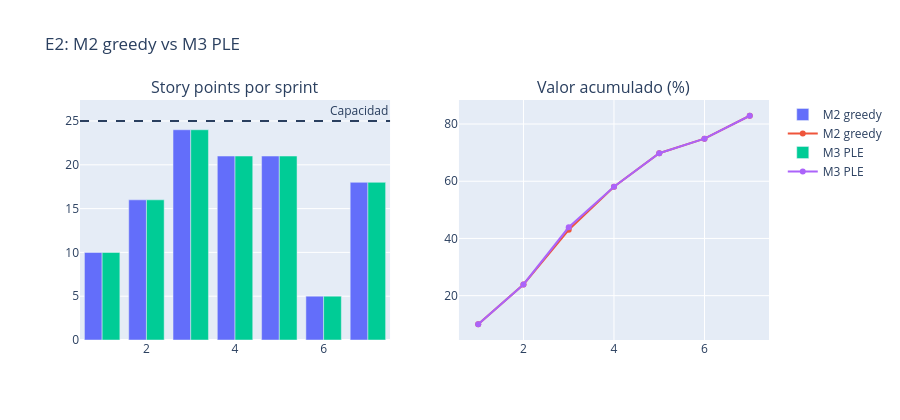

Notebook cell for this chart:
### Markdown cell above
## 6. Capacidad por sprint y valor acumulado

### Code cell
import plotly.graph_objects as go
from plotly.subplots import make_subplots

ESCENARIO_VER = "E2"
planes, H, n = PLANES[ESCENARIO_VER]
fig = make_subplots(rows=1, cols=2, subplot_titles=("Story points por sprint", "Valor acumulado (%)"))
for m, pl in planes.items():
    carga = mp.carga_por_sprint(H, pl, n)
    curva = mp.curva_valor(H, pl, n)
    fig.add_bar(x=list(carga), y=list(carga.values()), name=m, row=1, col=1)
    fig.add_scatter(x=list(curva), y=list(curva.values()), mode="lines+markers", name=m, row=1, col=2)
fig.add_hline(y=VELOCIDAD, line_dash="dash", annotation_text="Capacidad", row=1, col=1)
fig.update_layout(title=f"{ESCENARIO_VER}: M2 greedy vs M3 PLE", barmode="group", height=420)
fig.show()

### Figure 1 — Plotly figure (JSON) as saved in the notebook; plotly's stock layout.template omitted (floating-point values rounded to 4 significant figures)
{"data": [{"name": "M2 greedy", "type": "bar", "x": [1, 2, 3, 4, 5, 6, 7], "xaxis": "x", "y": [10, 16, 24, 21, 21, 5, 18], "yaxis": "y"}, {"mode": "lines+markers", "name": "M2 greedy", "type": "scatter", "x": [1, 2, 3, 4, 5, 6, 7], "xaxis": "x2", "y": [10, 23.9, 43, 58.1, 69.8, 74.9, 82.9], "yaxis": "y2"}, {"name": "M3 PLE", "type": "bar", "x": [1, 2, 3, 4, 5, 6, 7], "xaxis": "x", "y": [10, 16, 24, 21, 21, 5, 18], "yaxis": "y"}, {"mode": "lines+markers", "name": "M3 PLE", "type": "scatter", "x": [1, 2, 3, 4, 5, 6, 7], "xaxis": "x2", "y": [10, 23.9, 43.9, 58.1, 69.8, 74.9, 82.9], "yaxis": "y2"}], "layout": {"annotations": [{"font": {"size": 16}, "showarrow": false, "text": "Story points por sprint", "x": 0.225, "xanchor": "center", "xref": "paper", "y": 1, "yanchor": "bottom", "yref": "paper"}, {"font": {"size": 16}, "showarrow": false, "text": "Valor acumulado (%)", "x": 0.775, "xanchor": "center", "xref": "paper", "y": 1, "yanchor": "bottom", "yref": "paper"}, {"showarrow": false, "text": "Capacidad", "x": 1, "xanchor": "right", "xref": "x domain", "y": 25, "yanchor": "bottom", "yref": "y"}], "barmode": "group", "height": 420, "shapes": [{"line": {"dash": "dash"}, "type": "line", "x0": 0, "x1": 1, "xref": "x domain", "y0": 25, "y1": 25, "yref": "y"}], "title": {"text": "E2: M2 greedy vs M3 PLE"}, "xaxis": {"anchor": "y", "domain": [0, 0.45]}, "xaxis2": {"anchor": "y2", "domain": [0.55, 1]}, "yaxis": {"anchor": "x", "domain": [0, 1]}, "yaxis2": {"anchor": "x2", "domain": [0, 1]}}}
